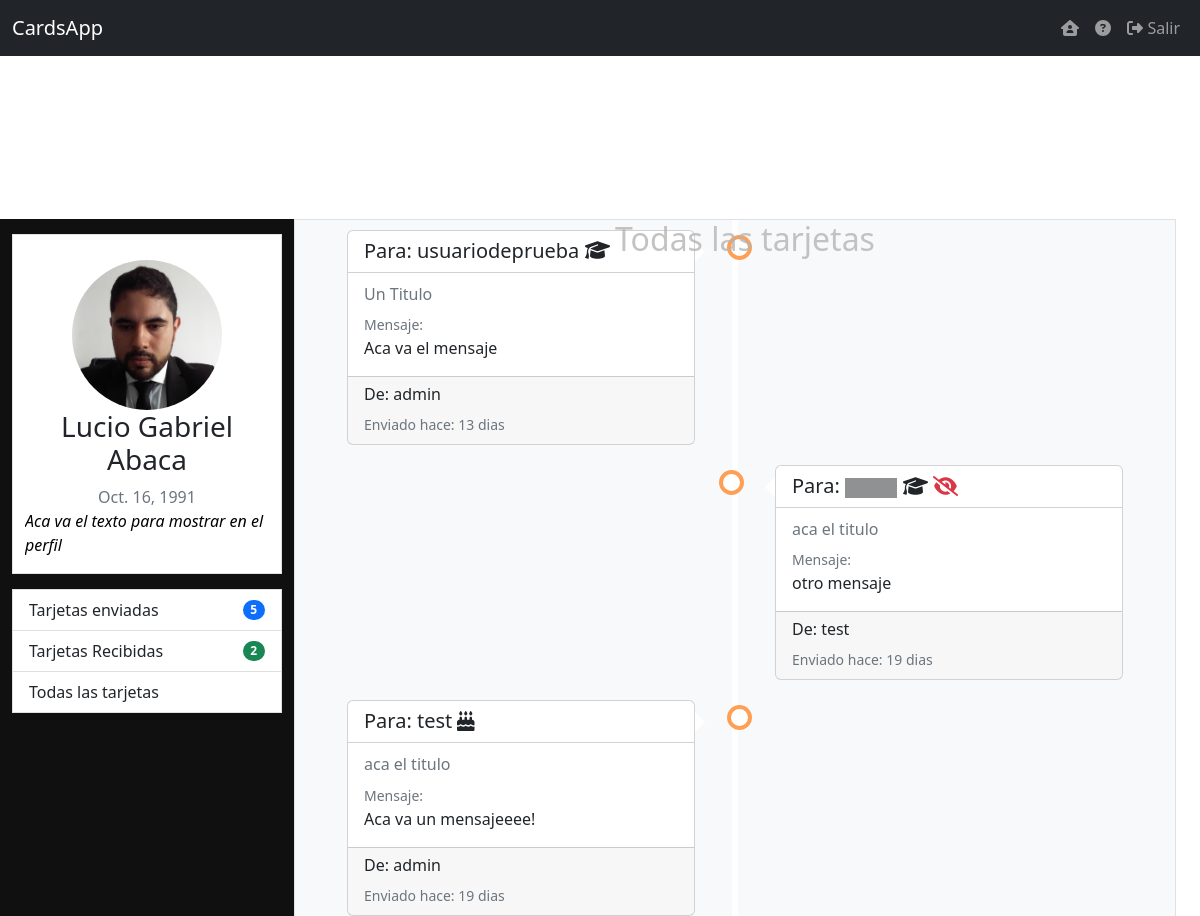
/dashboard (signed in, upper part), run on an earlier commit of the app's database.
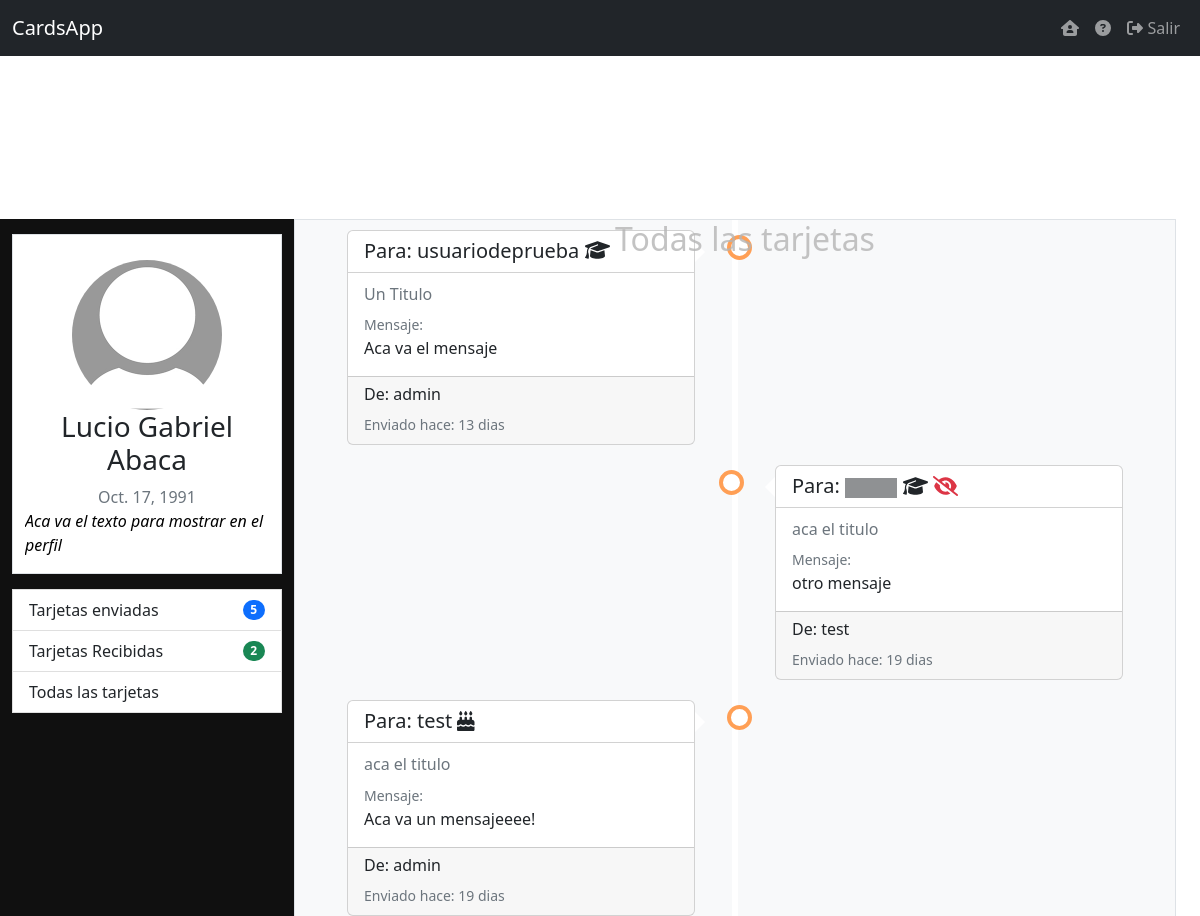
And on a later commit of the database.
### main_App/models.py (models this page shows)
class Usuarios(models.Model):
    id_usuario = models.ForeignKey(settings.AUTH_USER_MODEL, on_delete=models.CASCADE)
    cumpleaños = models.DateField(null=True)
    avatar = models.ImageField(upload_to='Avatares/', null = True, blank = True)
    perfil = models.TextField(null=True)
    links = models.IntegerField(null = True)
    estado = models.IntegerField(null=True)

class Cards(models.Model):
    titulo = models.CharField(max_length=120)
    icon = models.CharField(max_length=20)
    texto = models.TextField()
    imagen = models.ImageField(upload_to='Cards/', null = True, blank = True)
    categoria = models.IntegerField(null = True)
    estado = models.IntegerField()
    creacion = models.DateTimeField(auto_now=True)

### main_App/views.py (the view, shortened to what this page needs)
# urls.py: path('dashboard', views.dashboard, name='dashboard'),
@login_required(login_url='ingresar')
def dashboard(request):
    datosUsuario = Usuarios.objects.get(id_usuario=request.user.id)
    perfilcards = ({
        'enviadas' : len(Relacion_Cards.objects.filter(id_usr__iexact = request.user.id)),
        'recibidas': len(Relacion_Cards.objects.filter(id_usr_to__iexact = request.user.id)),
        })
    links = Perfil_Links.objects.filter(id_usr = request.user.id)
    left = True
    cards = []
    i=0
    for x in Cards.objects.all().order_by('-id'):
        cards.append({i:{}})
        dates = timezone.now() - x.creacion
        cards[i].update({
            'id': x.id,
            'titulo':x.titulo,
            'icon':x.icon,
            'text':x.texto,
            'imagen':x.imagen,
            'estado':x.estado,
            'left': (True if left else False),
            'categoria':[],
            'id_prop': User.objects.get(id=(Relacion_Cards.objects.get(id_card=x.id).id_usr)),
            'id_to': User.objects.get(id=(Relacion_Cards.objects.get(id_card=x.id).id_usr_to)),
            'creacion': f'{dates.days} dias'
        })
        left = (False if left else True)
        for y in Categorias_Cards.objects.filter(id_card=x.id):
            cards[i]['categoria'].append(y.descripcion)
        i += 1
    return render(request, 'main/cards.html',{'datos':datosUsuario, 'perfilCards':perfilcards, 'links': links, 'cards':cards, 'cardsTitulo':'Todas las tarjetas'})

### main_App/template/main/cards.html (shortened to what this page needs)
{% extends 'main/dashboard.html' %}
{% load static %}
{% block Dashboard %}
<div class="timeline">
    {% if not cards %}
      <div class="row d-flex text-center">
        <h1> No hay Cards para mostrar </h1>
      </div>
    {% else %}
    <div class="titulo-cards text-center"><h2 class="">{{ cardsTitulo }}</h2></div>
    {% for x in cards %}
      <div class="tm-container {% if x.left == True %} left {% else %} right {% endif %}">
        <div class="card" aria-hidden="true">
          <div class="card-header bg-transparent">
              <div clas="d-flex">
              <h5 class="card-title placeholder-glow d-inline">Para:
                  {% if x.estado == 2 %}
                  <span class="placeholder col-2"></span>
                  {% else %}
                  {{ x.id_to }}
                  {% endif %}
                  <span>
                      <a data-bs-toggle="tooltip" title="Categoria: {{ x.categoria }}"><i class="fa fa-solid {{ x.icon }}"></i></a>
                      {% if x.estado == 2%}
                      <a data-bs-toggle="tooltip" title="Privado" class="text-danger"><i class="fa fa-eye-slash"></i></a>
                      {% endif %}
                  </span>
              </h5>
              </div>
          </div>
          <div class="card-body placeholder-glow">
            <h6 class="card-subtitle mb-2 text-muted ">{{x.titulo}}</h6>
            <small class="text-muted">Mensaje:</small>
            <p class="card-text">
              {{x.text}}
          </p>
          </div>
          <div class="card-footer">
              <h6 class="card-">De: {{ x.id_prop }} </h6>
              <small class="text-muted">Enviado hace:  {{ x.creacion }}</small>
          </div>
      </div>
      </div>
      {% endfor %}
      {% endif %}
    </div>
    {% endblock %}

### main_App/template/main/dashboard.html (shortened to what this page needs)
{% extends './base.html' %}
{% load static %}
{% block Main %}
<div class="row container-fluid ">
    <div class="col-lg-3 perfil">
        <div class="d-grid container border">
            <a href="#" data-bs-toggle="modal" type="button" data-bs-toggle="modal" data-bs-target="#modal-imagen-perfil">
            <img class=" img-fluid mx-auto d-block rounded-circle" data-bs-toggle="tooltip" title="Editar Avatar" src=
            {% if datos.avatar %}
            {{ datos.avatar.url }}
            {% else %}
            "{% static '/assets/img/default-avatar.jpg' %}"
            {% endif %}>
            </a>
            <div class="d-flex justify-content-center  text-center">
                <h3 class="text-center">{{user.get_full_name}} </h3>
            </div>
            <span class="text-muted text-center">{{ datos.cumpleaños }} </span>
            <a href="/editarPerfil" style="text-decoration: none; color:black"  >
                <p class="blockquote text-wrap fst-italic fs-6 text dash-perfil" data-bs-toggle="tooltip" title="Editar Perfil" >
                {% if datos.perfil %}
                {{datos.perfil}}
                {% else %}
                    Click para editar tu informacion de perfil
                {% endif %}
            </p>
            </a>
        </div>
        <ul class="list-group">
            <a class="list-group-item list-group-item-action" href="dashboard?action=enviadas">
            <li class="d-flex justify-content-between align-items-center">
                Tarjetas enviadas
                <span class="badge bg-primary rounded-pill">{{ perfilCards.enviadas }}</span>
            </li>
            </a>
            <a class="list-group-item list-group-item-action" href="dashboard?action=recibidas">
                <li class="d-flex justify-content-between align-items-center">
                    Tarjetas Recibidas
                    <span class="badge bg-success rounded-pill">{{ perfilCards.recibidas }} </span>
                </li>
            </a>
            <a class="list-group-item list-group-item-action" href="dashboard?action=">
              <li class="d-flex justify-content-between align-items-center">
                  Todas las tarjetas
              </li>
          </a>
        </ul>
    </div>
    <div class="col-lg-9 bg-light border dashboard">
    {% block Dashboard %}
    {% endblock %}
    </div>
</div>
{% endblock %}

### main_App/template/main/base.html (shortened to what this page needs)
<!doctype html>
<html lang="en">
    <head>
        {% load static %}
        <link href="{% static '/assets/css/style.css' %}" rel="stylesheet">
        <link href="https://cdn.jsdelivr.net/npm/bootstrap@5.2.0-beta1/dist/css/bootstrap.min.css" rel="stylesheet">
        <link rel="stylesheet" href="https://cdnjs.cloudflare.com/ajax/libs/font-awesome/6.1.1/css/all.min.css" />
    </head>
    <body>
        <nav class="navbar fixed-top navbar-expand-lg navbar-dark bg-dark">
            <div class="container-fluid">
              <a href="/dashboard" class="navbar-brand" data-bs-toggle="tooltip" title=" Volver al dashboard">CardsApp</a>
              <div class="d-flex justify-content-end navbar-collapse" id="navbarNavAltMarkup">
                <ul class="navbar-nav navbar-nav-scroll" style="--bs-scroll-height: 100px;">
                    <li class="nav-item">
                      <a class="nav-link" href="/dashboard" data-bs-toggle="tooltip" title="Ir al dashboard"><i class="fa fa-house-user"></i></a>
                    </li>
                    <li class="nav-item">
                      <a class="nav-link" href="/about" data-bs-toggle="tooltip" title="Acerca de..."><i class="fa fa-question-circle"></i></a>
                    </li>
                    <li class="nav-item">
                      <a class="nav-link" href="/logout" data-bs-toggle="tooltip" title="Salir"><i class="fa fa-right-from-bracket"></i> Salir</a>
                    </li>
                  </ul>
              </div>
            </div>
          </nav>
        <main class="m-dash">
            {% block Main %}
            {% endblock %}
        </main>
    </body>
    </html>

### main_App/static/assets/css/style.css (style rules this page uses)
.m-dash { padding-top: 10vh; overflow: hidden; }
.perfil { margin-top: 25px; background-color: rgba(16, 16, 16); }
.perfil .d-grid { margin-top: 15px; margin-bottom: 15px; background-color: white; }
.perfil img { margin-top:25px; max-height: 150px; }
.perfil ul { border-radius: 0%; }
.perfil .dash-perfil { max-height: 17vh; overflow: scroll; }
.dashboard { height: 89vh; max-height: 90vh; overflow:auto; }
.titulo-cards { position: fixed; z-index: 2; min-width: 73vw; color: rgb(180, 180, 180, 0.8); transition: all 0.6s; }
.timeline { position: relative; margin: 0 auto; }
.timeline::after { content: ''; position: absolute; width: 6px; background-color: white; top: 0; bottom: 0; left: 50%; margin-left: -3px; }
.timeline .tm-container { padding: 10px 40px; position: relative; background-color: inherit; width: 50%; }
.timeline .tm-container::after { content: ''; position: absolute; width: 25px; height: 25px; right: -17px; background-color: white; border: 4px solid #FF9F55; top: 15px; border-radius: 50%; z-index: 1; }
.timeline .left { left: 0; }
.timeline .right { left: 50%; }
.timeline .left::before { content: " "; height: 0; position: absolute; top: 22px; width: 0; z-index: 1; right: 30px; border: medium solid white; border-width: 10px 0 10px 10px; border-color: transparent transparent transparent white; }
.timeline .right::before { content: " "; height: 0; position: absolute; top: 22px; width: 0; z-index: 1; left: 30px; border: medium solid white; border-width: 10px 10px 10px 0; border-color: transparent white transparent transparent; }
.timeline .right::after { left: -16px; }

What changed in the data, as far as the page shows it:
changed Usuarios "Aca va el texto para mostrar en el perfil": avatar: picture removed, a placeholder shows; cumpleaños "Oct. 16, 1991" → "Oct. 17, 1991"
